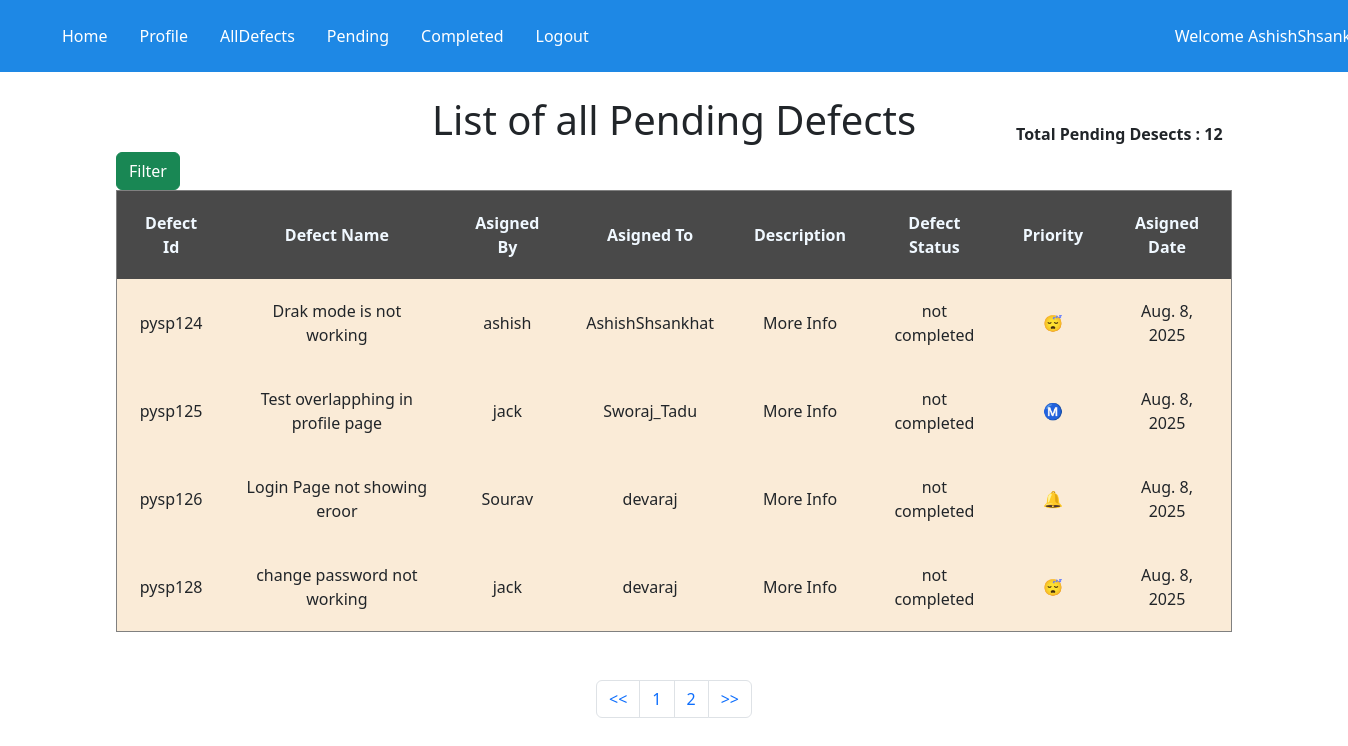
/defects/pending (signed in), run on the app's committed database.
### defects/models.py (models this page shows, shortened)
class Defects_details(models.Model):
    defect_id = models.CharField(max_length=100)
    defect_name = models.CharField(max_length=100)
    assigned_by = models.ForeignKey(Testers,on_delete=models.CASCADE)
    assigned_to = models.ForeignKey(Developers,on_delete=models.CASCADE)
    description = models.TextField()
    defect_status = models.CharField(max_length=100)
    priority = models.CharField(max_length=100)
    assigned_date = models.DateField(auto_now_add=True)

class Testers(models.Model):
    tester_name = models.ForeignKey(User,on_delete=models.CASCADE)
    designation = models.CharField(max_length=100)
    experience = models.IntegerField()
    is_admin = models.BooleanField(default=False)
    def __str__(self):
        return self.tester_name.username

class Developers(models.Model):
    dev_name = models.ForeignKey(User,on_delete=models.CASCADE)
    designation = models.CharField(max_length=100)
    experience = models.IntegerField()
    def __str__(self):
        return self.dev_name.username

### defects/views.py (the view)
# urls.py: path('/pending',views.pending_defects,name='pending'),
def pending_defects(request):
    data = Defects_details.objects.filter(defect_status='not completed')
    total_det = len(data)
    user=request.user
    show_button=False
    can_edit = False
    can_delete = False
    try:
        test = Testers.objects.get(tester_name=user)
        if test.is_admin:
            show_button=True
            can_edit = True
            can_delete = True
    except Testers.DoesNotExist:
        test = None
    paginator = Paginator(data,4)
    page_num = request.GET.get('pg')
    vaename = paginator.get_page(page_num)
    context = {
        'data': vaename,
        'td':total_det,
        'show_button':show_button,
        'can_edit': can_edit,
        'can_delete': can_delete,
    }
    return render(request,'defects/pending.html',context)

### templates/defects/pending.html (shortened to what this page needs)
{% extends "defects/base.html" %}
{% block content %}
<div class="container">
    <div class="jumbotron">
        <b style="position: relative; left: 900px; top: 50px;">Total Pending Desects : {{td}}</b>
        <h1 style="text-align: center;">List of all Pending Defects</h1>
        <a href="{% url 'filterdefect'%}" class="btn btn-success">Filter</a>
        <br>
        <table border="1" cellpadding="20" style="text-align: center;">
            <thead style="background-color: rgb(73, 73, 73); color: aliceblue;">
                <tr>
                    <th>Defect Id</th>
                    <th>Defect Name</th>
                    <th>Asigned By</th>
                    <th>Asigned To</th>
                    <th>Description</th>
                    <th>Defect Status</th>
                    <th>Priority</th>
                    <th>Asigned Date</th>
                </tr>
            </thead>
            <tbody style="background-color: antiquewhite;">
                {% for i in data %}
                <tr class="tbodyc">
                    <td>{{ i.defect_id }} </td>
                    <td>{{ i.defect_name }}</td>
                    <td>{{ i.assigned_by }}</td>
                    <td>{{ i.assigned_to }}</td>
                    <td><a href="{{i.id}}" class="nav-link">More Info</a></td>
                    <td>{{ i.defect_status }}</td>
                    {% if i.priority == 'High' %}
                    <td>🔔</td>
                    {% elif i.priority == 'Medium' %}
                    <td>Ⓜ️</td>
                    {% elif i.priority == 'Low' %}
                    <td>😴</td>
                    {% endif %}
                    <td>{{i.assigned_date}}</td>
                </tr>
                {% endfor %}
            </tbody>
        </table>
        <br>
        <br>
        <nav aria-label="Page navigation example">
            <ul class="pagination justify-content-center">
                <li class="page-item ">
                    <a class="page-link" href="?pg=1"><<</a>
                </li>
                <li class="page-item"><a class="page-link" href="?pg={{data.number}}">{{data.number}}</a></li>
                {%if data.has_next %}
                <li class="page-item"><a class="page-link" href="?pg={{data.next_page_number}}">{{data.next_page_number}}</a></li>
                {%endif%}
                <li class="page-item">
                    <a class="page-link" href="?pg={{data.paginator.num_pages}}">>></a>
                </li>
            </ul>
        </nav>
    </div>
</div>
{% endblock  %}

### templates/defects/base.html (shortened to what this page needs)
<!DOCTYPE html>
<html lang="en">
<head>
    <link href="https://cdn.jsdelivr.net/npm/bootstrap@5.3.7/dist/css/bootstrap.min.css" rel="stylesheet">
    <link rel="stylesheet" href="https://cdn.jsdelivr.net/npm/bootstrap-icons@1.13.1/font/bootstrap-icons.min.css">
</head>
<body>
    <div class="navbar nav-light" style="background-color: #1E88E5; color: white;">
        <div class="container">
            <ul class="nav navbar" style="position:relative; left: -70px;">
                <li class="nav-item"><a href="{% url "home" %}" class="nav-link" style="color: white;">Home</a></li>
                <li class="nav-item"><a href="{% url "profile" %}" class="nav-link" style="color: white;">Profile</a></li>
                <li class="nav-item"><a href="{% url "defectdetal" %}" class="nav-link" style="color: white;">AllDefects</a></li>
                <li class="nav-item"><a href="{% url "pending" %}" class="nav-link" style="color: white;">Pending</a></li>
                <li class="nav-item"><a href="{% url "completed" %}" class="nav-link" style="color: white;">Completed</a></li>
                <li class="nav-item"><a href="{% url "logout" %}" class="nav-link" style="color: white;">Logout</a></li>
                <li class="nav-item" style="position: relative; left: 570px;">Welcome {{user.username}}</li>
            </ul>
        </div>
    </div>
    {% block content %}
    {% endblock  %}
</body>
</html>

### data on the page
Defects_details: defect_id "pysp124", defect_name "Drak mode is not working", assigned_by "ashish", assigned_to "AshishShsankhat", defect_status "not completed", assigned_date "Aug. 8, 2025"
Defects_details: defect_id "pysp125", defect_name "Test overlapphing in profile page", assigned_by "jack", assigned_to "Sworaj_Tadu", defect_status "not completed", assigned_date "Aug. 8, 2025"
Defects_details: defect_id "pysp126", defect_name "Login Page not showing eroor", assigned_by "Sourav", assigned_to "devaraj", defect_status "not completed", assigned_date "Aug. 8, 2025"
Defects_details: defect_id "pysp128", defect_name "change password not working", assigned_by "jack", assigned_to "devaraj", defect_status "not completed", assigned_date "Aug. 8, 2025"

### other printed values
{{ td }} "12"
{{ data.number }} "1"
{{ data.next_page_number }} "2"
